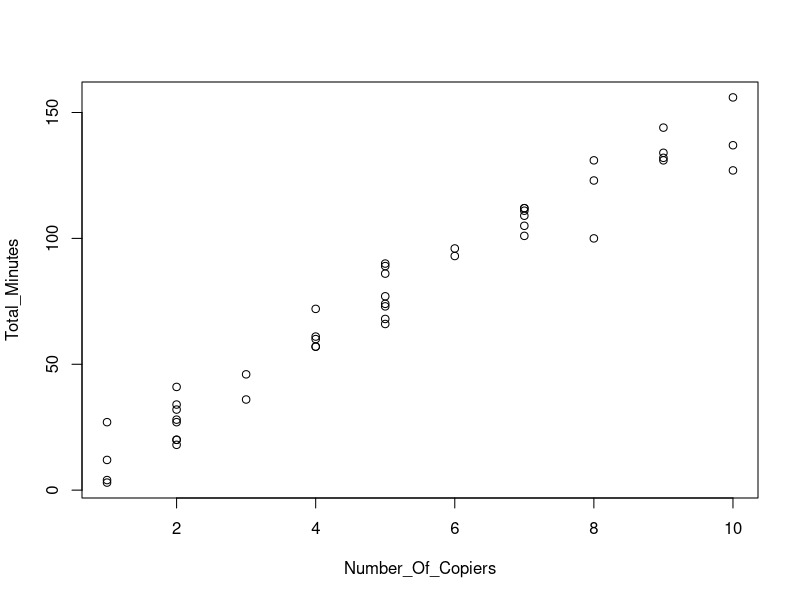

Recreate this plot in R.
#Chad Huntebrinker

library(readxl)

excel_data <- read_excel("Copier_Maintenance_Data.xlsx")

# GPA ~ ACT
# Fit the model and get the summary of the model
model_2 <- lm(Total_Minutes~Number_Of_Copiers,data=excel_data)
sum_of_model_2 <- summary(model_2)
sum_of_model_2

# Plot the graph just to see
plot(Total_Minutes~Number_Of_Copiers,data=excel_data)

#Problem 2.24a
anova_table <- anova(model_2)

#Correction of mean
45 * mean(excel_data$Total_Minutes)^2

#SSTOU
sum(excel_data$Total_Minutes^2)

#Problem 2.24b
#H0: B1 = 0: F* <= qf(1 - 0.01, 1, 43)
#Ha: B1 != 0: F* > qf(1 - 0.01, 1, 43)
#Check to see if Ha is true:
anova_table$`F value`[1]
qf(1 - 0.1, 1, 43)
anova_table$`F value`[1] > qf(1 - 0.1, 1, 43)
#Conclusion: Ha = True, B1 != 0, there is a linear association

#Problem 2.24c
model_2_reduced <- lm(Total_Minutes~1,data=excel_data)
anova_table2 <- anova(model_2_reduced,model_2)

#Relative reduction
anova_table2$`Sum of Sq`[2] / anova_table2$RSS[1]
#It's also known as R^2 or coefficient of determination

#Problem 2.24d
sqrt(anova_table2$`Sum of Sq`[2] / anova_table2$RSS[1])
#r = +0.978517

#Problem 2.24e
#In this case, R^2.  The reason why is
